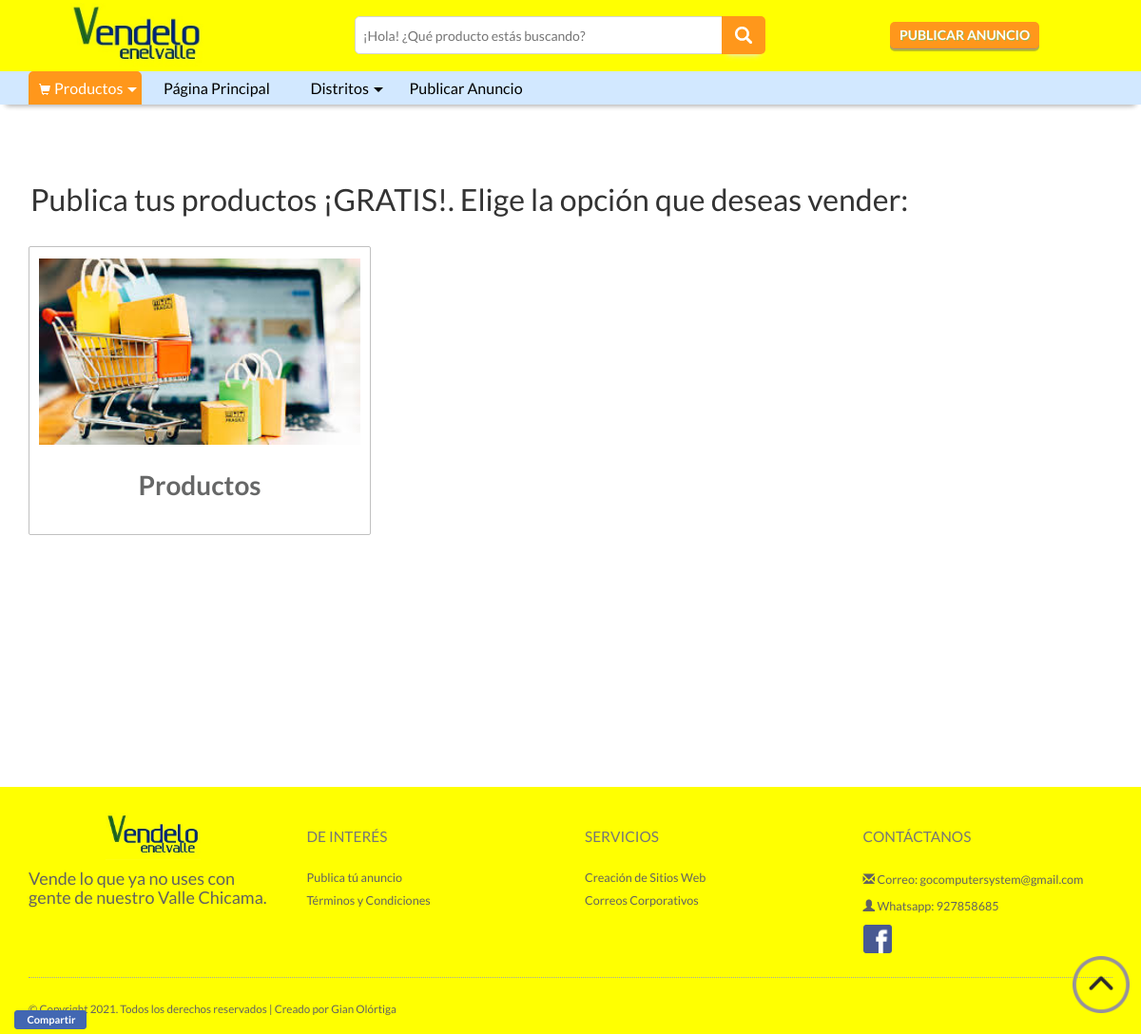
/publicar.php, run on the app's committed database.
### tables this page shows
CREATE TABLE `categoria_padre` (
  `id_catpadre` int(11) NOT NULL,
  `nombre` varchar(100) NOT NULL,
  `imagen` varchar(20) NOT NULL
);

### resource/conexion.php (called while the page is built, shortened)
<?php
function listar($mysqli, $tabla){
    $q = "SELECT * FROM ".$tabla;
    return mysqli_query($mysqli, $q);
}
function datos($q){
    return mysqli_fetch_array($q);
}
?>

### publicar.php (the view, shortened to what this page needs)
<!DOCTYPE html PUBLIC "-//W3C//DTD XHTML 1.0 Transitional//ES" "http://www.w3.org/TR/xhtml1/DTD/xhtml1-transitional.dtd">
<html xmlns="http://www.w3.org/1999/xhtml" lang="es">
<head>
<?php
include("resource/conexion.php");
include("template/head.php"); ?>
</head>
<body>
	<?php include("template/header.php");?>
	<div class="container container_top">
        <div class="row">
            <section id="admin-post" class="container_sub">
                <div class="col-sm-12 col-xs-12">
                    <div id="selec-cat">
                        <h2>Publica tus productos ¡GRATIS!. Elige la opción que deseas vender:</h2><br>
                    </div>
                    <div id="lista-categorias" class="row">
                    <?php
                    $sql=listar($mysqli,"categoria_padre");
                    while($reg=datos($sql)){
                    ?>
                        <div class="col-md-4 col-sm-6 col-xs-6">
                            <div class="categoria-publicar resultado-busqueda">
                                <a href="producto-publicar.php?cat=<?echo $reg['id_catpadre'];?>" class="ultimos-a-div">
                                    <div class="img-anuncio-min" >
                                            <img src="img/categorias/<?echo $reg['imagen'];?>" class="img-div-min">
                                    </div>
                                    <br>
                                    <div class="body-anuncio-min">
                                        <div class="container-titulo">
                                            <p><?echo $reg['nombre'];?></p>
                                        </div>
                                    </div>
                                </a>
                            </div>
                        </div>
                    <?php }?>
                    </div>
                </div>
            </section>
        </div>
	</div>
	<?php include("template/footer.php"); ?>
</body>
</html>

### data on the page
categoria_padre: imagen (picture), nombre "Productos"
